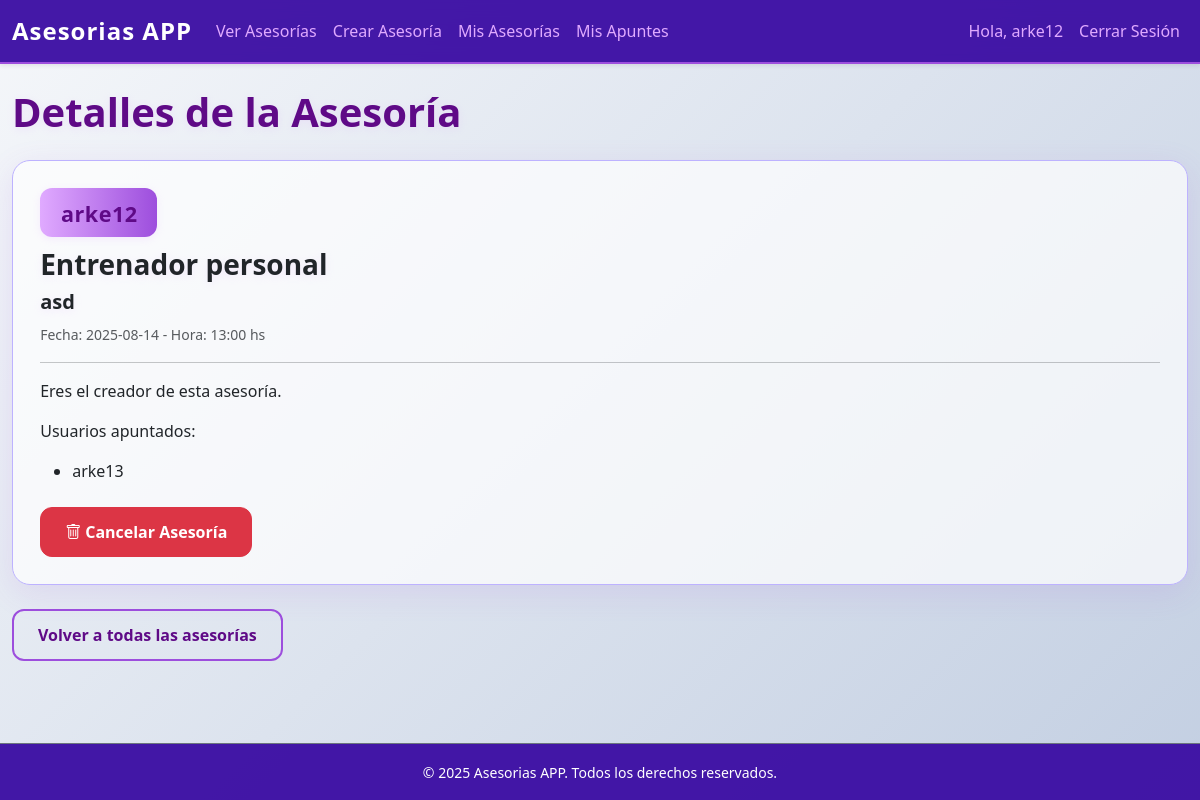
The app's page /asesoria/2 (signed in), older data.
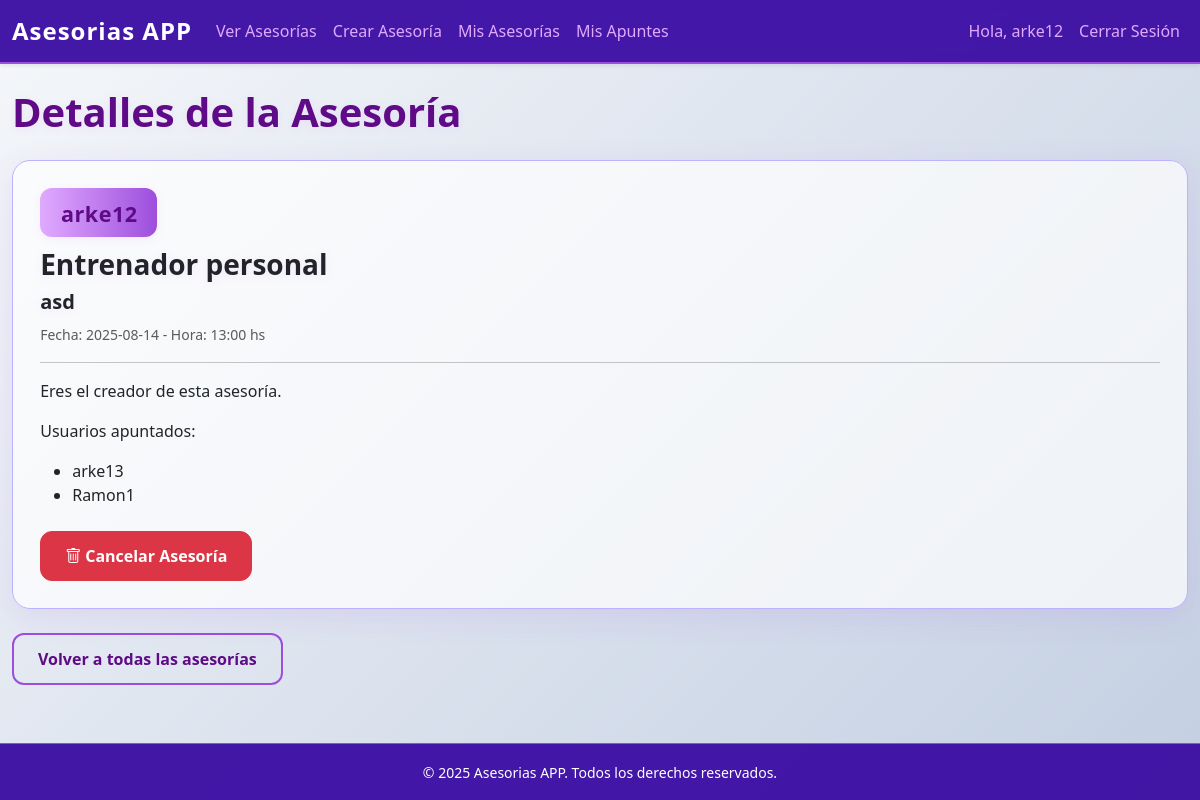
The same page, newer data.
### tables this page shows
CREATE TABLE usuarios (
        id INTEGER PRIMARY KEY AUTOINCREMENT,
        nombre TEXT NOT NULL,
        username TEXT UNIQUE NOT NULL,
        email TEXT UNIQUE NOT NULL,
        password TEXT NOT NULL,
        dni TEXT UNIQUE NOT NULL
    );

### app.py (the view)
@app.route('/asesoria/<int:asesoria_id>')
def asesoria_detalle(asesoria_id):
    if 'user_id' not in session:
        flash('Debes iniciar sesión para ver los detalles de una asesoría.', 'danger')
        return redirect(url_for('login'))
    conn = get_db_connection()
    asesoria = conn.execute("SELECT * FROM asesorias WHERE id = ?", (asesoria_id,)).fetchone()
    if asesoria is None:
        conn.close()
        flash('Asesoría no encontrada.', 'danger')
        return redirect(url_for('asesorias'))
    esta_registrado = conn.execute("SELECT * FROM registros_asesorias WHERE user_id = ? AND asesoria_id = ?",
                                   (session['user_id'], asesoria_id)).fetchone()
    creador = conn.execute("SELECT username FROM usuarios WHERE id = ?", (asesoria['user_id'],)).fetchone()
    es_creador = (session['user_id'] == asesoria['user_id'])
    asistentes = None
    if es_creador:
        asistentes = conn.execute('''SELECT u.username FROM registros_asesorias r JOIN usuarios u ON r.user_id = u.id
                                     WHERE r.asesoria_id = ?''', (asesoria_id,)).fetchall()
    conn.close()
    from datetime import datetime
    fecha_hora_asesoria = datetime.strptime(f"{asesoria['dia']} {asesoria['hora']}", '%Y-%m-%d %H:%M')
    now = datetime.now()
    return render_template('asesoria_detalle.html',
                           asesoria=asesoria,
                           esta_registrado=esta_registrado,
                           creador=creador['username'],
                           es_creador=es_creador,
                           asistentes=asistentes,
                           fecha_hora_asesoria=fecha_hora_asesoria,
                           now=now)

### app.py (called while the page is built)
def get_db_connection():
    conn = sqlite3.connect('database.db', detect_types=sqlite3.PARSE_DECLTYPES | sqlite3.PARSE_COLNAMES)
    conn.row_factory = sqlite3.Row
    return conn

### templates/asesoria_detalle.html (shortened to what this page needs)
{% extends 'base.html' %}
{% block content %}
    <h1 class="mb-4">Detalles de la Asesoría</h1>
    <div class="card">
        <div class="card-body">
            <div class="asesor-autor">
                {{ creador }}
            </div>
            <h3 class="card-title">{{ asesoria.titulo }}</h3>
            <h5 class="card-title">{{ asesoria.descripcion }}</h5>
            <p class="card-text">
                <small class="text-muted">
                    Fecha: {{ asesoria.dia }} - Hora: {{ asesoria.hora }} hs
                </small>
            </p>
            <hr>
            {% if es_creador %}
                <p>Eres el creador de esta asesoría.</p>
                {% if asistentes %}
                    <p>Usuarios apuntados:</p>
                    <ul>
                        {% for asistente in asistentes %}
                            <li>{{ asistente.username }}</li>
                        {% endfor %}
                    </ul>
                {% else %}
                    <p>Todavía no hay usuarios apuntados a tu asesoría.</p>
                {% endif %}
                <div class="mt-4">
                    <a href="{{ url_for('cancelar_asesoria', asesoria_id=asesoria.id) }}" class="btn btn-danger"
                       onclick="return confirm('¿Estás seguro de que quieres cancelar esta asesoría? Esta acción no se puede deshacer y eliminará todos los registros de asistentes.')">
                        <i class="bi bi-trash me-1"></i>Cancelar Asesoría
                    </a>
                </div>
            {% endif %}
        </div>
    </div>
    <a href="{{ url_for('asesorias') }}" class="btn btn-outline-light mt-4">Volver a todas las asesorías</a>
{% endblock %}

Row changes from the older to the newer data that the page shows:
added usuarios: username "Ramon1"
